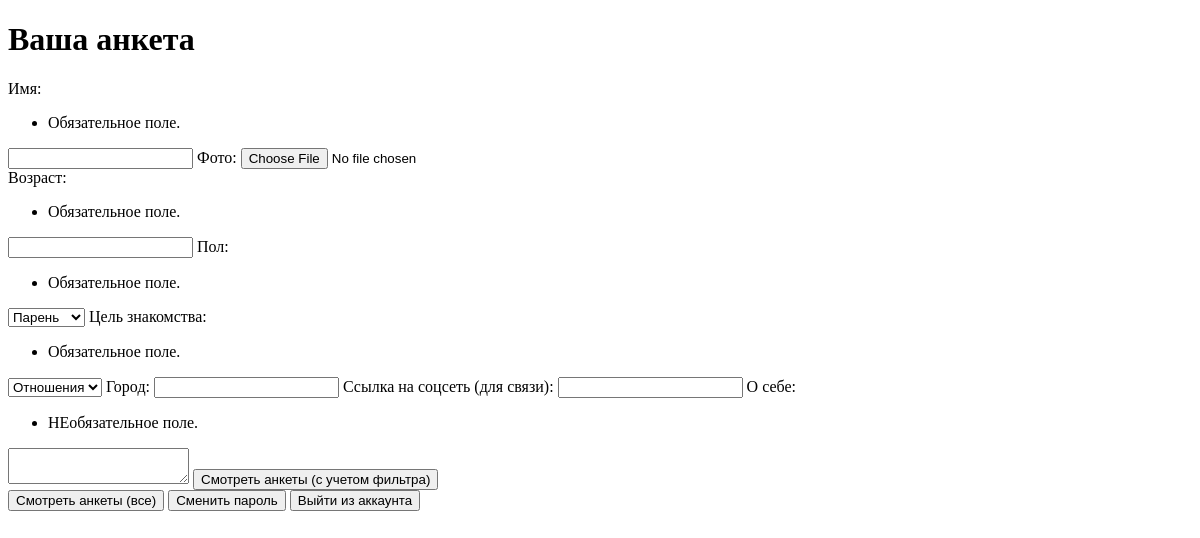
The app's page /searching/myprofile/ (signed in), older data.
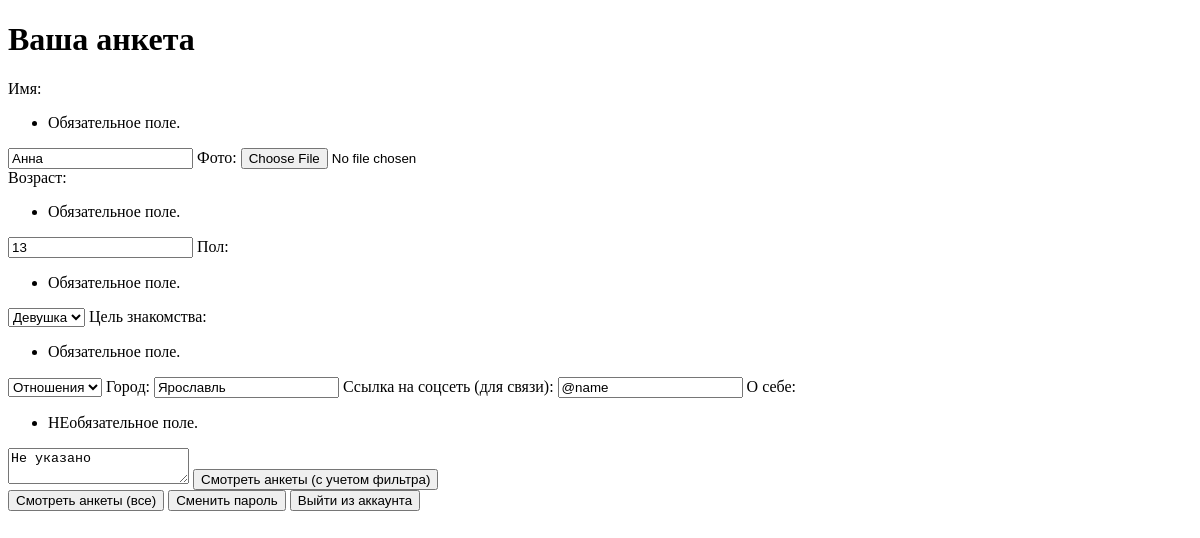
The same page, newer data.
### searching/models.py (models this page shows, shortened)
class Profile(models.Model):
    genders = (
        ('Парень', 'Парень'),
        ('Девушка', 'Девушка')
    )
    point_of_searching_list = (
        ('Отношения', 'Отношения'),
        ('Свидания', 'Свидания'),
        ('Дружба', 'Дружба'),
        ('Общение', 'Общение'),
    )
    name = models.CharField ('Имя', max_length=50)
    avatar = models.ImageField ('Фото', upload_to='photos/users', default='photos/users/default_avatar.jpg')
    age = models.IntegerField("Возраст")
    gender = models.CharField ("Пол", choices=genders, max_length=30, default=genders[0])
    point_of_searching = models.CharField ("Цель знакомства", choices=point_of_searching_list, max_length=30, default=point_of_searching_list[0])
    city = models.CharField ('Город', max_length=100, default="Не указано")
    description = models.TextField ('О себе', max_length=50)
    social = models.CharField ('Ссылка на соцсеть', max_length=50, default='@name')
    user = models.ForeignKey(User, verbose_name='Автор анкеты', on_delete=models.CASCADE)
    class Meta:
        verbose_name = "Анкета"
        verbose_name_plural = "Анкеты"

### searching/views.py (the view)
@login_required
def MyProfileView(request):
    defaults = load_defaults(request)
    return render (request, 'searching/myprofile.html', {'username': request.user.id, 'dname':defaults['name'], 'davatar':defaults['avatar'], 'dcity':defaults['city'], 'dage': defaults['age'], 'dgender': defaults['gender'], 'dpoint_of_searching':defaults['point_of_searching'], 'dsocial':defaults['social'], 'ddescription':defaults['description']})

### searching/views.py (called while the page is built)
def load_defaults(request):
    profiles = Profile.objects.all()
    for profile in profiles:
        if str(profile.user) == str(request.user.username):
            return {'profileid':profile.id, 'name':profile.name, 'avatar':profile.avatar, 'city':profile.city, 'age': profile.age, 'gender': profile.gender, 'point_of_searching':profile.point_of_searching, 'social':profile.social, 'description':profile.description}
    return {'name':'', 'avatar':'', 'city':'', 'age':'', 'gender':'', 'point_of_searching':'', 'social':'', 'description':''}

### templates/searching/myprofile.html (shortened to what this page needs)
<!DOCTYPE html>
<html>
    <head>
    </head>
    <body>
        <h1>Ваша анкета</h1>
        <form action="{% url 'createprofile' %}" method="post">
            <tr>
                <th><label for="id_name">Имя:</label></th>
                <td>
                  <ul class="errorlist"><li>Обязательное поле.</li></ul>
                  <input type="text" value="{{dname}}" name="name" maxlength="50" required id="id_name">
                </td>
              </tr>
              <tr>
                <th><label  for="id_avatar">Фото:</label></th>
                <td>
                  <input type="file" name="avatar" value="{{davatar}}" accept="image/*" id="id_avatar">
                </td>
              </tr>
              <tr>
                <th><br><label for="id_age">Возраст:</label></th>
                <td>
                  <ul class="errorlist"><li>Обязательное поле.</li></ul>
                  <input type="number" value="{{dage}}" name="age" required id="id_age">
                </td>
              </tr>
              <tr>
                <th><label for="id_gender">Пол:</label></th>
                <td>
                  <ul class="errorlist"><li>Обязательное поле.</li></ul>
                  <select name="gender" id="id_gender">
                  <option {% if dgender == "Парень" %}selected{% endif %} value="Парень">Парень</option>
                  <option {% if dgender == "Девушка" %}selected{% endif %} value="Девушка">Девушка</option>
                  </select>
                </td>
              </tr>
              <tr>
                <th><label for="id_point_of_searching">Цель знакомства:</label></th>
                <td>
                  <ul class="errorlist"><li>Обязательное поле.</li></ul>
                  <select name="point_of_searching" id="id_point_of_searching">
                <option {% if dpoint_of_searching == "Отношения" %}selected{% endif %} value="Отношения">Отношения</option>
            </select>
                </td>
              </tr>
              <tr>
                <th><label for="id_city">Город:</label></th>
                <td>
                  <input type="text" name="city" value="{{dcity}}" maxlength="100" required id="id_city">
                </td>
              </tr>
              <tr>
                <th><label for="id_city">Ссылка на соцсеть (для связи):</label></th>
                <td>
                  <input type="text" name="social" value="{{dsocial}}" maxlength="50" required id="id_social">
                </td>
              </tr>
              <tr>
                <th><label for="id_description">О себе:</label></th>
                <td>
                  <ul class="errorlist"><li>НЕобязательное поле.</li></ul>
                  <textarea name="description" required  id="id_description">{{ddescription}}</textarea>
                </td>
              </tr>
            <button type='submit'>Смотреть анкеты (с учетом фильтра)</button>
        </form>
        <button onclick="location.href='{% url 'allprofiles' %}'">Смотреть анкеты (все)</button>
        <button onclick="location.href='{% url 'password_change' %}'">Сменить пароль</button>
        <button onclick="location.href='{% url 'logout' %}?next=/'">Выйти из аккаунта</button>
    </body>
</html>

Row changes from the older to the newer data that the page shows:
added Profile: name "Анна", gender "Девушка", point_of_searching "Отношения", city "Ярославль", social "@name", description "Не указано"
Text that changed along with them:
form field age: (not shown) → "13"
form field gender: "Парень" → (not shown)
form field point_of_searching: "Отношения" → (not shown)
